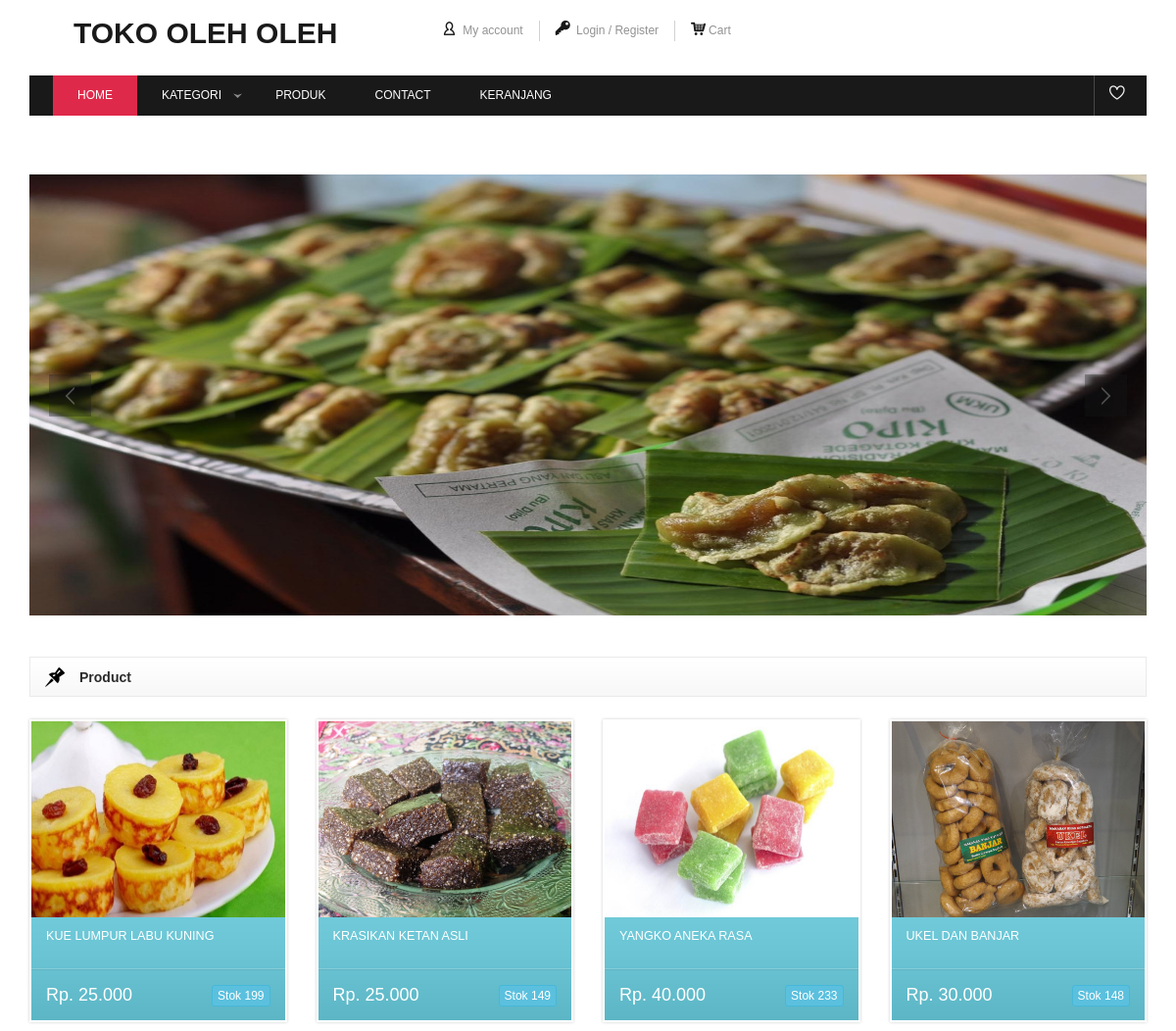
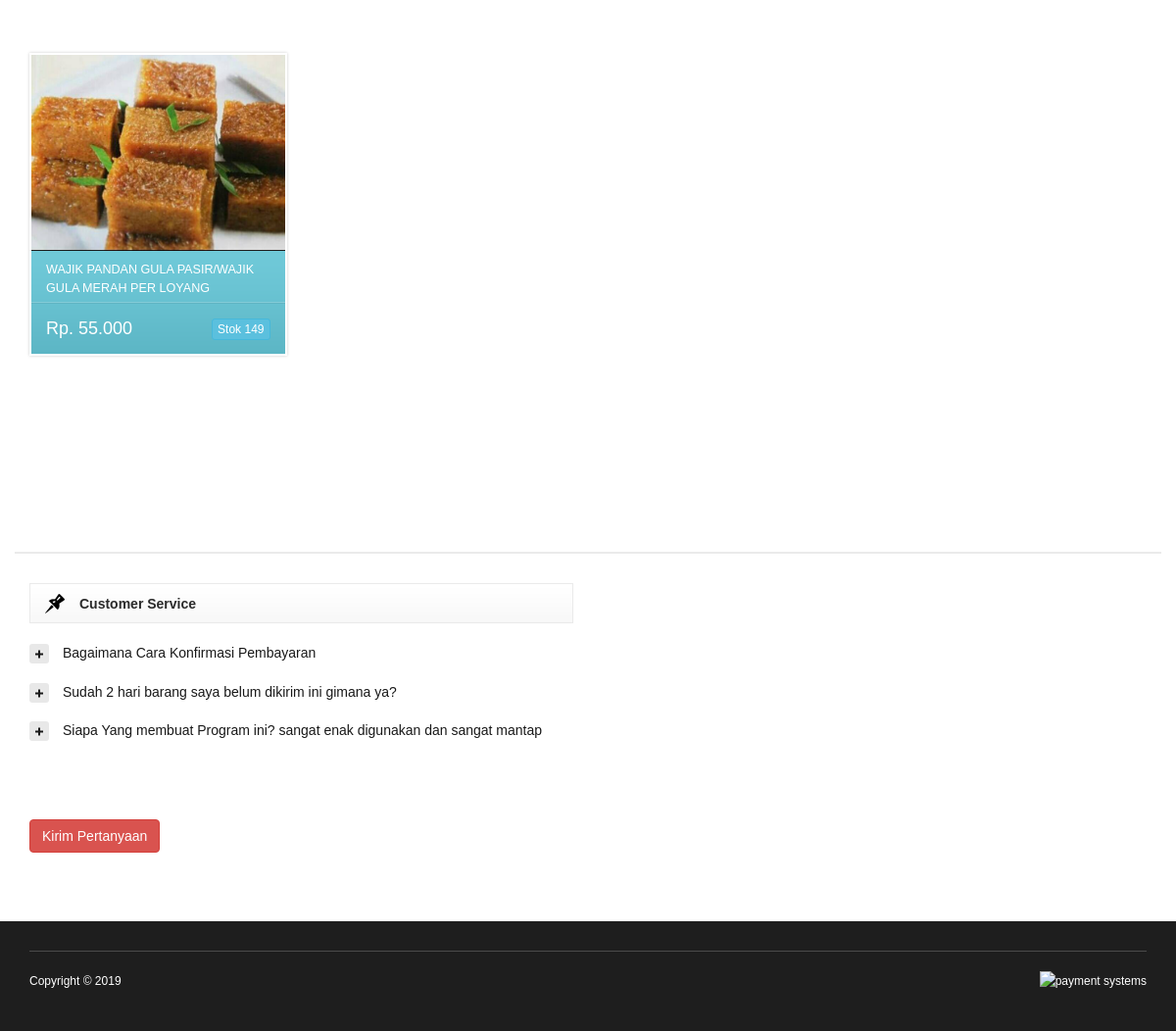
The app's page /homefirst.php with its own data (2 pictures, top to bottom).
### tables this page shows
CREATE TABLE `slider` (
  `id_slider` int(11) NOT NULL,
  `gambar` text NOT NULL
);

CREATE TABLE `produk` (
  `id_produk` varchar(10) NOT NULL,
  `id_kat_produk` varchar(10) NOT NULL,
  `nama` varchar(100) NOT NULL,
  `harga` int(11) NOT NULL,
  `stok` int(11) NOT NULL,
  `gambar` text NOT NULL,
  `tanggal` datetime NOT NULL,
  `deskripsi` text NOT NULL,
  `berat` int(11) NOT NULL
);

CREATE TABLE `service` (
  `id_service` int(11) NOT NULL,
  `tanya` text NOT NULL,
  `jawab` text NOT NULL,
  `status` varchar(10) NOT NULL
);

### php/function.php (called while the page is built, shortened)
<?php
function rp($str){
    $jum = strlen($str);
    $jumtitik = ceil($jum/3);
    $balik = strrev($str);
    $awal = 0;
    $akhir = 3;
    for($x=0;$x<$jumtitik;$x++){
      $a[$x] = substr($balik,$awal,$akhir).".";
      $awal+=3;
    }
    $hasil = implode($a);
    $hasilakhir = strrev($hasil);
    $hasilakhir = substr($hasilakhir,1,$jum+$jumtitik);
    return "".$hasilakhir."";
}
?>

### homefirst.php (the view, shortened to what this page needs)
<?php require 'header.php'; ?>
<?php
$BatasAwal = $contact['paging'];
    if (!empty($_GET['page'])) {
        $hal = $_GET['page'] - 1;
        $MulaiAwal = $BatasAwal * $hal;
    } else if (!empty($_GET['page']) and $_GET['page'] == 1) {
        $MulaiAwal = 0;
    } else if (empty($_GET['page'])) {
        $MulaiAwal = 0;
    }
if(empty($_GET['thiscategory'])){
    $pr=mysqli_query($con,"SELECT * FROM produk where stok>0 order by tanggal desc LIMIT $MulaiAwal , $BatasAwal ");
}
?>
<div class="content">
            <div class="container">
                <div class="the-slider" data-tesla-plugin="slider" data-tesla-item=".slide" data-tesla-next=".slide-right" data-tesla-prev=".slide-left" data-tesla-container=".slide-wrapper">
                    <div class="slide-arrows">
                        <div class="slide-left"></div>
                        <div class="slide-right"></div>
                    </div>
                    <ul class="slide-wrapper">
<?php $sli=mysqli_query($con,"SELECT * FROM slider order by id_slider desc limit 7");while($der=mysqli_fetch_array($sli)){ ?>
                        <li class="slide"><img style="width:1140px;height:450px;" st src="control/<?php echo $der['gambar']; ?>" alt="slider image"></li>
<?php } ?>
                    </ul>
                </div>
            </div>
            <br>
            <br>
            <div class="container" style="border-bottom: 2px solid #eaeaea;">
                <div class="site-title">
                    <div class="site-inside">
                        <span>Product</span>
                    </div>
                </div>
                <div class="all-products-details" style="padding: 20px 0;">
                    <div class="row">
                        <div class="col-md-12">
                            <div class="row">
                    <?php while($dui=mysqli_fetch_array($pr)) { ?>
                                <div class="col-md-3 col-xs-4">
                                    <div class="product">
                                        <div class="product-cover">
                                            <div class="product-cover-hover"><span><a href="detailproduct?thisproduct=<?php echo base64_encode($dui['id_produk']) ?>&nameproduct=<?php echo $dui['nama']; ?>">Detail</a></span></div>
                                            <img style="width:300px;height:200px;" src="control/<?php echo $dui['gambar']; ?>" alt="product name" />
                                        </div>
                                        <div class="product-details">
                                            <a href="detailproduct?thisproduct=<?php echo base64_encode($dui['id_produk']) ?>&nameproduct=<?php echo $dui['nama']; ?>"><h1 style="font-size:90%;"><?php echo $dui['nama']; ?></h1></a>
                                            <div class="product-price">
                                                <button style="float:right;" class="btn btn-xs btn-info">Stok <?php echo rp($dui['stok']); ?></button>
                                                <div style="font-size:18px;"><?php echo 'Rp. '. rp($dui['harga']); ?></div>
                                            </div>
                                        </div>
                                    </div>
                                </div>
                    <?php } ?>
                            </div>
                        </div>
                    </div>
                </div>
            </div>
        </div>
<div class="box" style="padding-top: 20px;">
                <div class="container">
                    <div class="row">
                        <div class="col-md-6">
                            <div class="site-title"><div class="site-inside"><span>Customer Service</span></div></div>
                            <br>
                            <div class="panel-group panel-group-2" id="accordion">
<?php $ser=mysqli_query($con,"SELECT * FROM service where status='YES' order by id_service desc limit 4 ");while($vice=mysqli_fetch_array($ser)){ $ur=1; ?>
                                <div class="panel panel-default">
                                    <div class="panel-heading">
                                        <h4 class="panel-title">
                                            <a data-toggle="collapse" data-parent="#accordion" class="collapsed" href="#collapse-<?php echo $vice['id_service']; ?>">
                                                <i class="icon-473" title="473"></i><?php echo $vice['tanya']; ?>
                                            </a>
                                        </h4>
                                    </div>
                                </div>
<?php $ur++; } ?>
                            </div>
                            <p><a href="#" class="btn btn-danger" data-target="#tanya" data-toggle="modal">Kirim Pertanyaan</a></p>
                        </div>
                    </div>
                </div>
            </div>
<?php require 'footer.php'; ?>

### header.php (shortened to what this page needs)
<!DOCTYPE html>
<html lang="en">
    <head>
        <link rel="stylesheet" href="admin2/assets/css/bootstrap.min.css">
        <link rel="stylesheet" href="css/bootstrap.css" />
        <link rel="stylesheet" href="css/style.css" />
    </head>
    <body class="home-blog-show">
        <div class="header">
            <div class="container">
                <div class="header-middle-info">
                    <div class="col-md-4">
                        <div class="logo">
                            <h2><strong>Toko Oleh Oleh</strong></h2>
                        </div>
                    </div>
<?php
if(isset($_SESSION['id_user'])){ $c=mysqli_query($con,"SELECT * FROM cart where id_user='$_SESSION[id_user]' ");$ca=mysqli_num_rows($c);?>
<?php } else{ ?>
                    <div class="col-md-8">
                        <ul class="header-middle-account">
                            <li><a href="#" data-toggle="modal" data-target="#login"><i class="icon-330" title="My account"></i> My account</a></li>
                            <li><a href="logreg"><i class="icon-351" title="Login"></i> Login / Register</a></li>
                            <li><a href="#" data-toggle="modal" data-target="#login"><i class="icon-259" title="Checkout"></i>Cart</a></li>
                        </ul>
                    </div>
<?php }
?>
                </div>
                <div class="menu">
                    <div class="search-cart">
<?php if(isset($_SESSION['id_user'])){ $total=mysqli_fetch_array(mysqli_query($con,"SELECT sum(subtotal) as total from cart where id_user='$_SESSION[id_user]' ")); ?>
            <?php $ty=mysqli_query($con,"SELECT * FROM checkout where id_user='$_SESSION[id_user]' and status='pending' ");$tyu=mysqli_num_rows($ty);
                if($tyu>0){ $cc=mysqli_fetch_array($ty);?>
                        <a href="checkout"><div class="cart-all">
                            <i class="icon-37"></i><?php if($total!=NULL){ echo 'Rp. '.number_format($cc['ongcart']+$cc['ongberat']); }?>
                        </div></a>
                <?php } else {?>
                        <a href="cart"><div class="cart-all">
                            <i class="icon-37"></i><?php if($total!=NULL){ echo 'Rp. '.number_format($total['total']); }?>
                        </div></a>
                <?php } ?>
<?php } else { ?>
                        <div class="cart-all">
                            <i class="icon-37"></i>
                        </div>
<?php } ?>
                    </div>
                    <ul>
                        <li class="active"><a href="homefirst">Home</a>
                        </li>
                        <li class="menu-item-has-children"><a href="#">Kategori</a>
                        </li>
                        <li><a href="product">Produk</a></li>
                        <li><a href="contact">Contact</a></li>
                        <li><a href="cart">Keranjang</a></li>
                    </ul>
                </div>
            </div>
        </div>

### footer.php (shortened to what this page needs)
<div class="footer">
            <div class="container">
                <div class="mini-footer">
                    <div class="row">
                        <div class="col-md-6">
                            Copyright &#169; 2019
                        </div>
                        <div class="col-md-6">
                            <div class="text-right">
                                <img src="images/elements/payment.png" alt="payment systems" />
                            </div>
                        </div>
                    </div>
                </div>
            </div>
        </div>
    </body>
</html>

### records on screen
slider: gambar (picture)
produk: gambar (picture), nama "KUE LUMPUR LABU KUNING", stok "199", harga "25.000"
produk: gambar (picture), nama "KRASIKAN KETAN ASLI", stok "149", harga "25.000"
produk: gambar (picture), nama "YANGKO ANEKA RASA", stok "233", harga "40.000"
produk: gambar (picture), nama "UKEL DAN BANJAR", stok "148", harga "30.000"
produk: gambar (picture), nama "WAJIK PANDAN GULA PASIR/WAJIK GULA MERAH PER LOYANG", stok "149", harga "55.000"
service: tanya "Bagaimana Cara Konfirmasi Pembayaran"
service: tanya "Sudah 2 hari barang saya belum dikirim ini gimana ya?"
service: tanya "Siapa Yang membuat Program ini? sangat enak digunakan dan sangat mantap"
